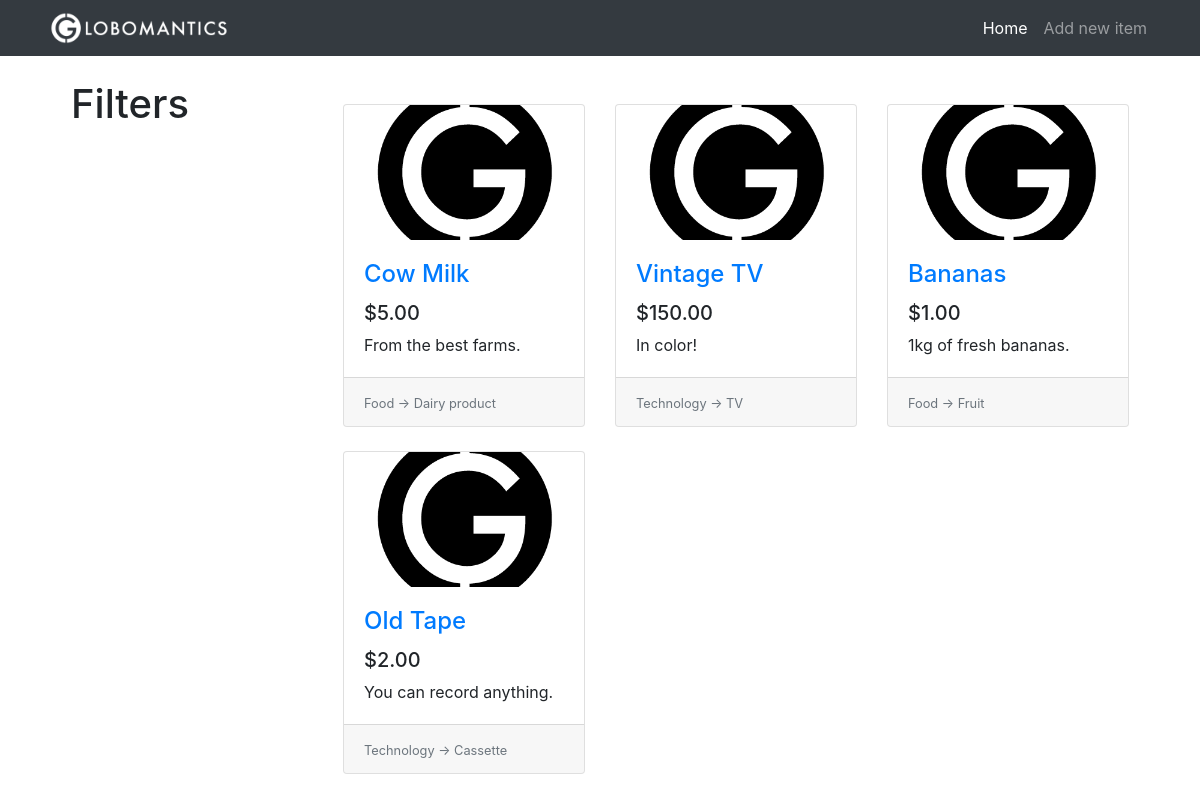
Before: / with the older database file.
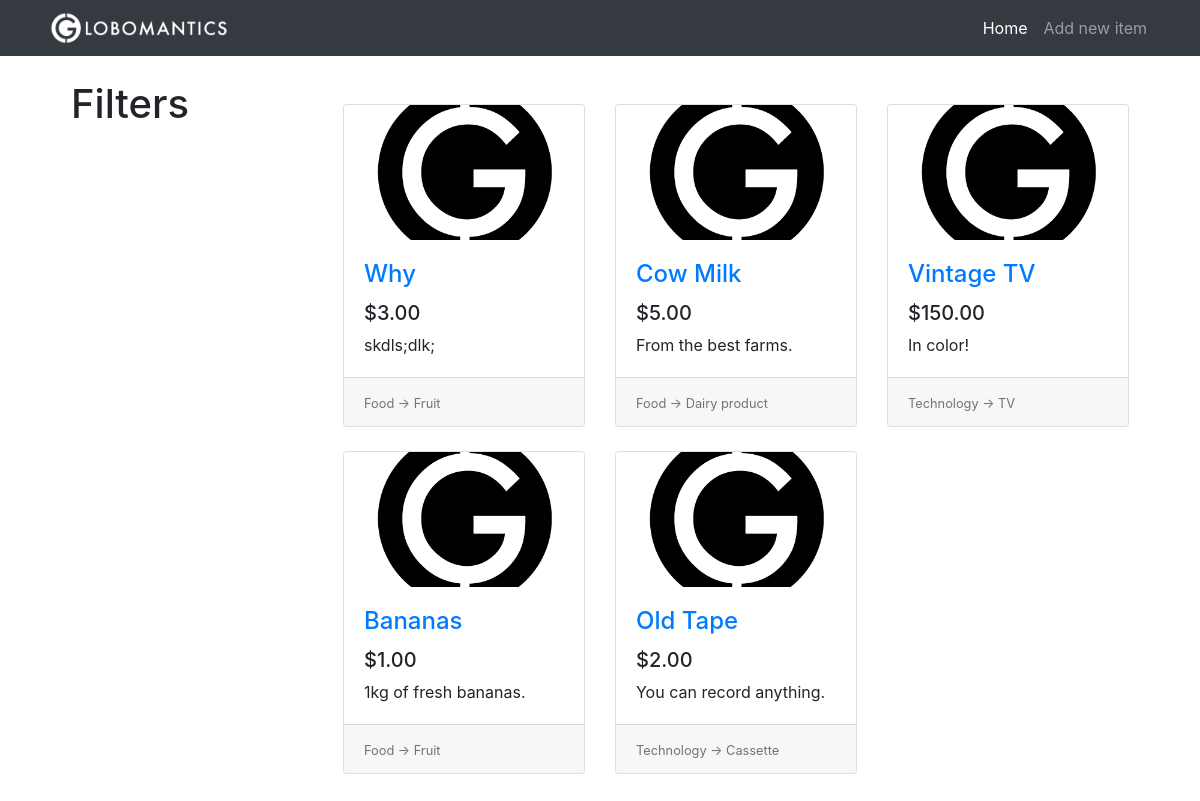
After: the same page with the newer database file.
### tables this page shows
CREATE TABLE items(
                    id              INTEGER PRIMARY KEY AUTOINCREMENT,
                    title           TEXT,
                    description     TEXT,
                    price           REAL,
                    image           TEXT,
                    category_id     INTEGER,
                    subcategory_id  INTEGER,
                    FOREIGN KEY(category_id) REFERENCES categories(id),
                    FOREIGN KEY(subcategory_id) REFERENCES subcategories(id)
);

CREATE TABLE categories(
                    id              INTEGER PRIMARY KEY AUTOINCREMENT,
                    name            TEXT
);

CREATE TABLE subcategories(
                    id              INTEGER PRIMARY KEY AUTOINCREMENT,
                    name            TEXT,
                    category_id     INTEGER,
                    FOREIGN KEY(category_id) REFERENCES categories(id)
);

### app.py (the view)
@app.route("/")
def home():
  conn = get_db()
  c = conn.cursor()
  items_from_db = c.execute("""SELECT
                  i.id, i.title, i.description, i.price, i.image, c.name, s.name
                  FROM
                  items AS i
                  INNER JOIN categories AS c ON i.category_id = c.id
                  INNER JOIN subcategories AS s ON i.subcategory_id = s.id
                  ORDER BY i.id DESC
  """)
  items = []
  for row in items_from_db:
    item = {
      "id": row[0],
      "title": row[1],
      "description": row[2],
      "price": row[3],
      "image": row[4],
      "category": row[5],
      "subcategory": row[6]
    }
    items.append(item)
  return render_template("index.html", items=items)

### app.py (called while the page is built)
def get_db():
  db = getattr(g, "_database", None)
  if db is None:
    db = g._database = sqlite3.connect("db/globomantics.db")
  return db

@app.teardown_appcontext
def close_connection(exception):
  db = getattr(g, "_database", None)
  if db is not None:
    db.close()

### templates/index.html
{% extends 'base.html' %}
{% set active_page = 'home' %}
{% block content %}
  <div class="row">
    <div class="col-lg-3">
      <div class="my-4">
        <h1>Filters</h1>
      </div>
    </div>
    <div class="col-lg-9">
      <div class="row my-5 card-wrapper">
        {% if items %}
        {% for item in items %}
        <div class="col-lg-4 col-md-6 mb-4">
          <div class="card h-100">
              <div class="embed-responsive embed-responsive-16by9">
                <a href="{{ url_for('item', item_id=item.id) }}">
                  <img class="card-img-top embed-responsive-item" src="{{ url_for('static', filename='images/placeholder.png') }}">
                </a>
              </div>
              <div class="card-body">
                <h4 class="card-title">
                  <a href="{{ url_for('item', item_id=item.id) }}">{{ item.title }}</a>
                </h4>
                <h5>{{ "$%.2f"|format(item.price) }}</h5>
                <p class="card-text">{{ item.description }}</p>
              </div>
              <div class="card-footer">
                <small class="text-muted">{{item.category}} -> {{item.subcategory}}</small>
              </div>
            </div>
        </div>
        {% endfor %}
        {% else %}
        <h1 class="offset-lg-3">No items yet</h1>
        {% endif %}
      </div>
    </div>
  </div>
{% endblock %}

### templates/base.html (shortened to what this page needs)
<!DOCTYPE html>
<html lang="en">
<head>
  <link rel="stylesheet" href="https://stackpath.bootstrapcdn.com/bootstrap/4.4.1/css/bootstrap.min.css">
  <link rel="stylesheet" href="{{ url_for('static', filename='css/style.css') }}">
</head>
<body>
  <nav class="navbar navbar-expand-lg navbar-dark bg-dark fixed-top">
    <div class="container">
      <a href="{{ url_for('home') }}" class="navbar-brand">
        <img src="{{ url_for('static', filename='images/logo.png') }}" height="40px">
      </a>
      <div class="collapse navbar-collapse" id="navbarResponsive">
        <ul class="navbar-nav ml-auto">
          <li class="nav-item {{ 'active' if active_page == 'home' else '' }}">
            <a href="{{ url_for('home') }}" class="nav-link">Home</a>
          </li>
          <li class="nav-item {{ 'active' if active_page == 'new_item' else '' }}">
            <a href="{{ url_for('new_item') }}" class="nav-link">Add new item</a>
          </li>
        </ul>
      </div>
    </div>
  </nav>
  <div class="container">
  {% block content %}{% endblock %}
  </div>
</body>
</html>

### static/css/style.css (style rules this page uses)
body { padding: 56px; }
.navbar-brand { padding-top: 0rem; padding-bottom: 0rem; }
.card-img-top { object-fit: cover; }

Changed rows visible on the page:
added items: title "Why", price "$3.00", description "skdls;dlk;", category "Food", subcategory "Fruit"
